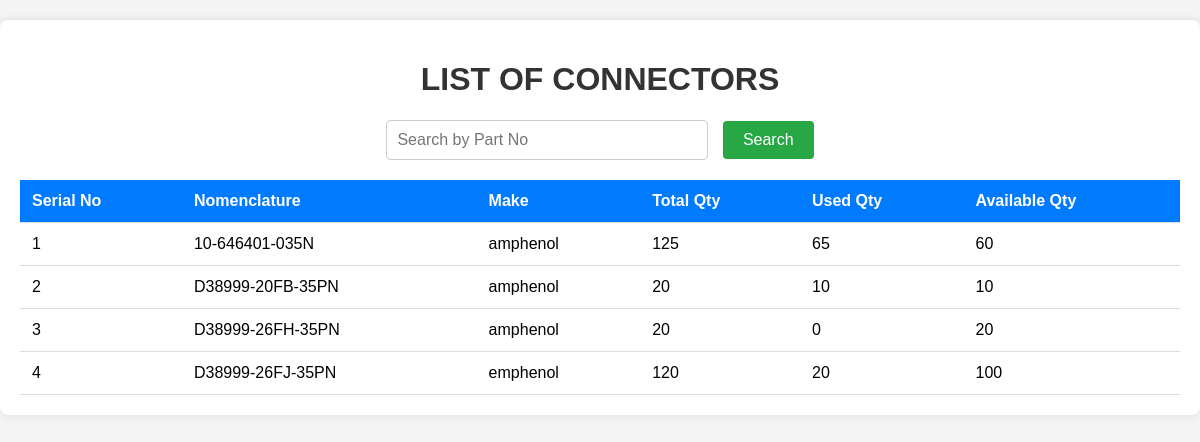
The page /view.php on the database its author committed.
### tables this page shows
CREATE TABLE `part` (
  `Nomenclature` varchar(30) NOT NULL,
  `make` varchar(20) NOT NULL,
  `quantity` int(11) NOT NULL,
  `usedqty` int(11) NOT NULL,
  `availableqty` int(10) NOT NULL
);

### view.php (the view, shortened to what this page needs)
<?php
require_once 'db_config.php';
$search_query = '';
$sql = "SELECT * FROM part WHERE Nomenclature LIKE '%$search_query%'";
$result = $conn->query($sql);
?>
<!DOCTYPE html>
<html lang="en">
<head>
</head>
<body>
    <div class="container">
        <h1>LIST OF CONNECTORS</h1>
        <div class="search-bar">
            <form action="view.php" method="GET">
                <input type="text" name="search" placeholder="Search by Part No" value="<?php echo htmlspecialchars($search_query); ?>">
                <button type="submit">Search</button>
            </form>
        </div>
        <?php if ($result->num_rows > 0): ?>
            <table>
                <thead>
                    <tr>
                        <th>Serial No</th>
                        <th>Nomenclature</th>
                        <th>Make</th>
                        <th>Total Qty</th>
                        <th>Used Qty</th>
                        <th>Available Qty</th>
                    </tr>
                </thead>
                <tbody>
                    <?php
                    $serial_no = 1;
                    while ($row = $result->fetch_assoc()): ?>
                        <tr>
                            <td><?php echo $serial_no++; ?></td>
                            <td><?php echo htmlspecialchars($row['Nomenclature']); ?></td>
                            <td><?php echo htmlspecialchars($row['make']); ?></td>
                            <td><?php echo htmlspecialchars($row['quantity']); ?></td>
                            <td><?php echo htmlspecialchars($row['usedqty']); ?></td>
                            <td><?php echo htmlspecialchars($row['availableqty']); ?></td>
                        </tr>
                    <?php endwhile; ?>
                </tbody>
            </table>
        <?php else: ?>
            <div class="no-results">No matching records found.</div>
        <?php endif; ?>
    </div>
</body>
</html>

### view.php (style rules this page uses)
body { font-family: Arial, sans-serif; background-color: #f4f4f4; margin: 0; padding: 0; }
.container { max-width: 1200px; margin: 20px auto; padding: 20px; background-color: #fff; border-radius: 8px; box-shadow: 0 0 10px rgba(0, 0, 0, 0.1); }
h1 { text-align: center; color: #333; }
.search-bar { display: flex; justify-content: center; margin-bottom: 20px; }
.search-bar input[type="text"] { width: 300px; padding: 10px; border: 1px solid #ccc; border-radius: 4px; font-size: 16px; }
.search-bar button { padding: 10px 20px; background-color: #28a745; color: white; border: none; border-radius: 4px; cursor: pointer; font-size: 16px; margin-left: 10px; }
table { width: 100%; border-collapse: collapse; margin-top: 20px; }
table th, table td { padding: 12px; text-align: left; border-bottom: 1px solid #ddd; }
table th { background-color: #007bff; color: white; }

### rows shown on the page
part: Nomenclature "10-646401-035N", make "amphenol", quantity "125", usedqty "65", availableqty "60"
part: Nomenclature "D38999-20FB-35PN", make "amphenol", quantity "20", usedqty "10", availableqty "10"
part: Nomenclature "D38999-26FH-35PN", make "amphenol", quantity "20", usedqty "0", availableqty "20"
part: Nomenclature "D38999-26FJ-35PN", make "emphenol", quantity "120", usedqty "20", availableqty "100"
